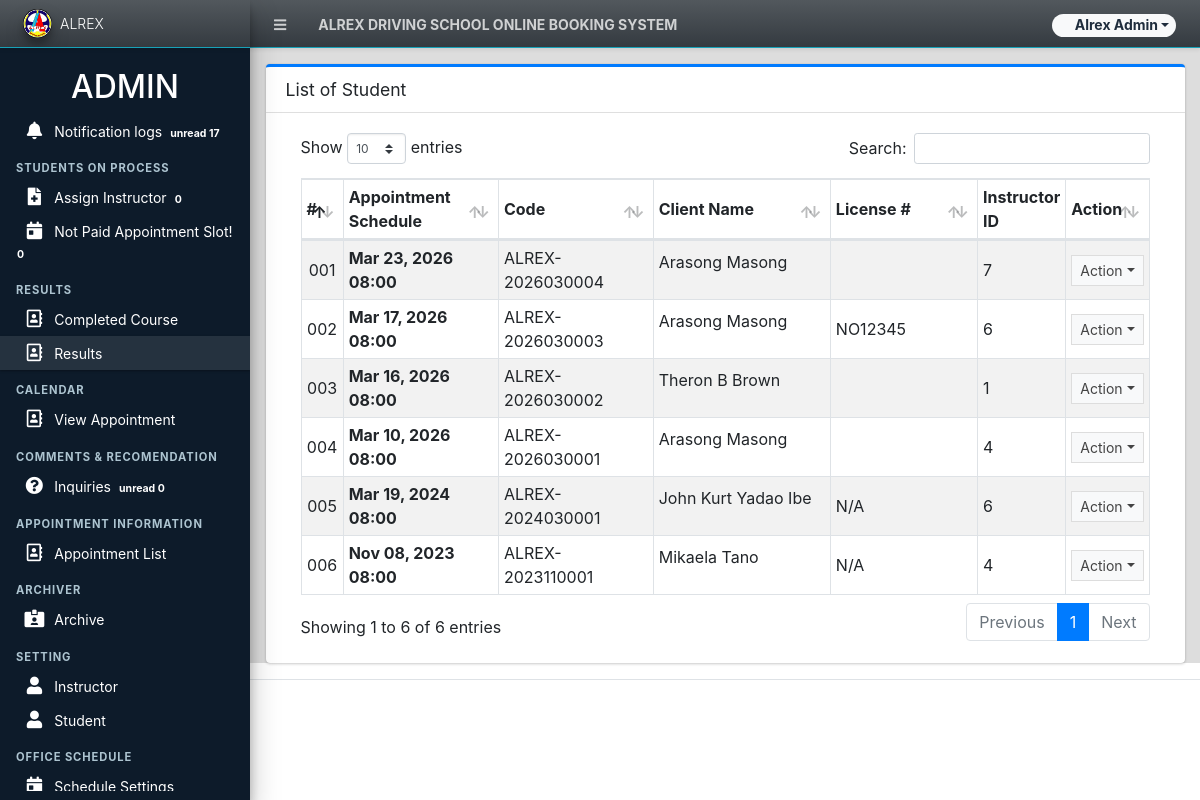
Screenshot of /admin/?page=instructor_student_admin (signed in) with the database file from the repository.
### tables this page shows
CREATE TABLE `appointment_list` (
  `id` int(30) NOT NULL,
  `code` varchar(100) NOT NULL,
  `schedule` date NOT NULL,
  `category_id` int(30) NOT NULL,
  `service_ids` text DEFAULT NULL,
  `status` tinyint(4) NOT NULL DEFAULT 0,
  `date_created` datetime NOT NULL DEFAULT current_timestamp(),
  `date_updated` datetime DEFAULT NULL ON UPDATE current_timestamp(),
  `date_sched` date NOT NULL DEFAULT (CURRENT_DATE),
  `delete_flag` tinyint(4) NOT NULL,
  `clientid` varchar(100) NOT NULL,
  `requestor` varchar(100) NOT NULL,
  `medical` varchar(100) NOT NULL,
  `time` time NOT NULL DEFAULT (CURRENT_TIME),
  `license` varchar(100) NOT NULL,
  `stud_permit` varchar(100) NOT NULL,
  `mt` varchar(100) NOT NULL,
  `at` varchar(100) NOT NULL,
  `application` varchar(100) NOT NULL,
  `dl` varchar(100) NOT NULL,
  `payment` tinyint(4) NOT NULL,
  `instructor_id` varchar(100) NOT NULL,
  `instructor_name` varchar(100) NOT NULL
);

### admin/instructor_student_admin/index.php (the view, shortened to what this page needs)
<div class="card card-outline card-primary">
	<div class="card-header">
		<h3 class="card-title">List of Student</h3>
	</div>
	<div class="card-body">
		<div class="container-fluid">
        <div class="container-fluid">
			<table class="table table-hover table-striped table-bordered">
				<colgroup>
					<col width="5%">
					<col width="20%">
					<col width="20%">
					<col width="25%">
					<col width="20%">
					<col width="10%">
				</colgroup>
				<thead>
					<tr>
						<th>#</th>
						<th>Appointment Schedule</th>
						<th>Code</th>
						<th>Client Name</th>
						<th>License #</th>
						<th>Instructor ID</th>
						<th>Action</th>
					</tr>
				</thead>
				<tbody>
					<?php
						$i = 1;
						$qry = $conn->query("SELECT * from `appointment_list` where delete_flag=0  order by unix_timestamp(`schedule`) desc ");
						while($row = $qry->fetch_assoc()):
					?>
						<tr>
							<td class="text-center">00<?php echo $i++; ?></td>
							<td class=""><B><?php echo date("M d, Y",strtotime($row['schedule'])) ?>  <?php echo date("h:i ",strtotime($row['time'])) ?></B></td>
							<td><?php echo ($row['code']) ?></td>
							<td class=""><p class="truncate-1"><?php echo ucwords($row['requestor']) ?></p></td>
						<td><?php echo ($row['license']) ?></td>
											<td class="">
<?php  if ($row['instructor_id']=='') {
		echo 'Not yet Assign';
}else{
	echo $row['instructor_id'];
}
								?>
									</td>
							<td align="center">
								 <button type="button" class="btn btn-flat btn-default btn-sm dropdown-toggle dropdown-icon" data-toggle="dropdown">
				                  		Action
				                  </button>
							</td>
						</tr>
					<?php endwhile; ?>
				</tbody>
			</table>
		</div>
		</div>
	</div>
</div>

### rows the page displays
appointment_list: schedule "Mar 23, 2026", time "08:00", code "ALREX-2026030004", requestor "Arasong Masong", instructor "7"
appointment_list: schedule "Mar 17, 2026", time "08:00", code "ALREX-2026030003", requestor "Arasong Masong", license "NO12345", instructor "6"
appointment_list: schedule "Mar 16, 2026", time "08:00", code "ALREX-2026030002", requestor "Theron B Brown", instructor "1"
appointment_list: schedule "Mar 10, 2026", time "08:00", code "ALREX-2026030001", requestor "Arasong Masong", instructor "4"
appointment_list: schedule "Mar 19, 2024", time "08:00", code "ALREX-2024030001", requestor "John Kurt Yadao Ibe", license "N/A", instructor "6"
appointment_list: schedule "Nov 08, 2023", time "08:00", code "ALREX-2023110001", requestor "Mikaela Tano", license "N/A", instructor "4"

### other values shown
$_settings->info('name') "ALREX DRIVING SCHOOL ONLINE BOOKING SYSTEM"
$_settings->userdata('firstname').' '.$_settings->userdata('lastname') "Alrex Admin"
$_settings->info('short_name') "ALREX"
$nsospending "17"
$seee "0"
$seesse "0"
$nsospendings "0"
